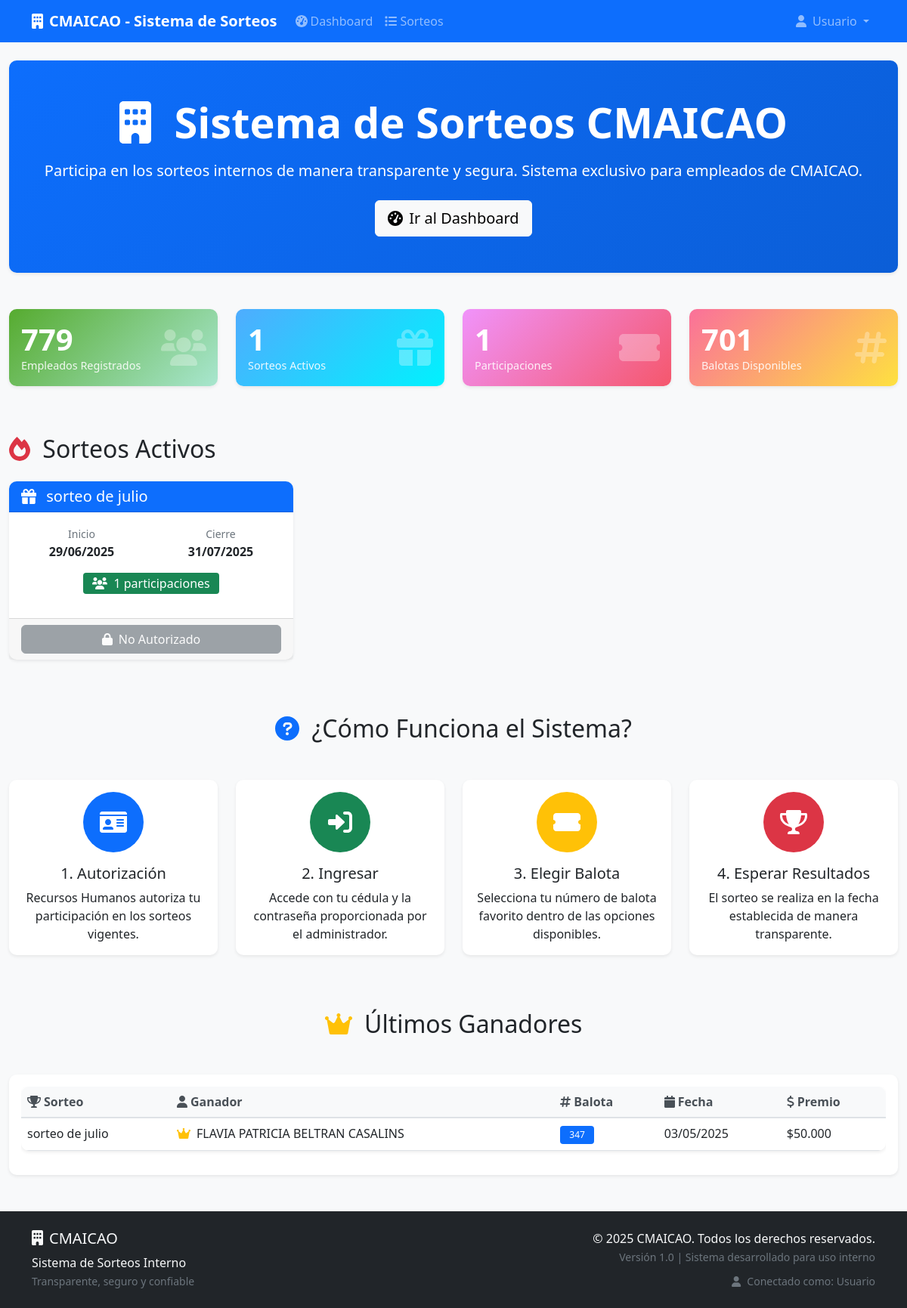
/public/index.php (signed in), run on the app's committed database.
### tables this page shows
CREATE TABLE IF NOT EXISTS `apertura_sorteo` (
  `id` int NOT NULL AUTO_INCREMENT,
  `descripcion` varchar(500) NOT NULL,
  `fecha_inicio_sorteo` date NOT NULL,
  `fecha_cierre_sorteo` date NOT NULL,
  `estado` bit(1) DEFAULT (1),
  PRIMARY KEY (`id`)
);

CREATE TABLE IF NOT EXISTS `historico_ganadores` (
  `id` int NOT NULL AUTO_INCREMENT,
  `id_balota_concursante` int NOT NULL,
  `loteria` varchar(150) NOT NULL,
  `fecha_loteria` date NOT NULL,
  `fecha_entrega_premio` date NOT NULL,
  `valor_premio` decimal(15,2) DEFAULT NULL,
  PRIMARY KEY (`id`),
  KEY `fk_historico_ganadores_id_balota_concursante_balota_concursante` (`id_balota_concursante`)
);

CREATE TABLE IF NOT EXISTS `empleados` (
  `id` int NOT NULL AUTO_INCREMENT,
  `tipo_documento` varchar(5) NOT NULL,
  `numero_documento` varchar(30) NOT NULL,
  `nombre_completo` varchar(100) NOT NULL,
  `cargo` varchar(100) NOT NULL,
  `area` varchar(100) DEFAULT NULL,
  `estado_emplado` bit(1) DEFAULT (1),
  PRIMARY KEY (`id`),
  UNIQUE KEY `uq_tipo_documento_numero_documento` (`tipo_documento`,`numero_documento`)
);

CREATE TABLE IF NOT EXISTS `balota_concursante` (
  `id` int NOT NULL AUTO_INCREMENT,
  `id_empleado_sort` int NOT NULL,
  `numero_balota` varchar(10) NOT NULL,
  `fecha_eleccion` datetime DEFAULT CURRENT_TIMESTAMP,
  PRIMARY KEY (`id`),
  UNIQUE KEY `uq_id_sorteo_numero_balota` (`id_empleado_sort`,`numero_balota`),
  KEY `fk_balota_concursante_numero_balota_balotas` (`numero_balota`)
);

### views/home.php (the view, shortened to what the rows shown need)
<?php
include VIEWS_PATH . '/layout/header.php';
$sorteosActivos = getSorteosActivos();
?>
<div class="row mb-5">
    <div class="col-12">
        <div class="card bg-gradient-primary text-white text-center">
            <div class="card-body py-5">
                <h1 class="display-4 fw-bold mb-3">
                    <i class="fas fa-building me-3"></i>
                    Sistema de Sorteos CMAICAO
                </h1>
            </div>
        </div>
    </div>
</div>
<div class="row mb-5">
    <div class="col-12">
        <h2 class="mb-4">
            <i class="fas fa-fire text-danger me-2"></i>
            Sorteos Activos
        </h2>
        <?php if (empty($sorteosActivos)): ?>
            <div class="card">
                <div class="card-body text-center py-5">
                    <i class="fas fa-calendar-times text-muted mb-3" style="font-size: 4rem;"></i>
                    <h4 class="text-muted">No hay sorteos activos en este momento</h4>
                    <p class="text-muted">Mantente atento a los anuncios internos para nuevos sorteos.</p>
                    <?php if (isLoggedIn() && isModerador()): ?>
                        <a href="index.php?action=admin&page=sorteos" class="btn btn-primary">
                            <i class="fas fa-plus me-2"></i>Crear Nuevo Sorteo
                        </a>
                    <?php endif; ?>
                </div>
            </div>
        <?php else: ?>
            <div class="row">
                <?php foreach ($sorteosActivos as $sorteo): ?>
                    <div class="col-lg-4 col-md-6 mb-4">
                        <div class="card h-100 fade-in-up">
                            <div class="card-header bg-primary text-white">
                                <h5 class="card-title mb-0">
                                    <i class="fas fa-gift me-2"></i>
                                    <?php echo htmlspecialchars($sorteo['descripcion']); ?>
                                </h5>
                            </div>
                            <div class="card-body">
                                <div class="row text-center mb-3">
                                    <div class="col-6">
                                        <small class="text-muted">Inicio</small>
                                        <div class="fw-bold">
                                            <?php echo formatDate($sorteo['fecha_inicio_sorteo'], 'd/m/Y'); ?>
                                        </div>
                                    </div>
                                    <div class="col-6">
                                        <small class="text-muted">Cierre</small>
                                        <div class="fw-bold">
                                            <?php echo formatDate($sorteo['fecha_cierre_sorteo'], 'd/m/Y'); ?>
                                        </div>
                                    </div>
                                </div>
                                <div class="text-center mb-3">
                                    <?php
                                    try {
                                        $stmt = $pdo->prepare("SELECT COUNT(*) FROM balota_concursante bc JOIN empleados_en_sorteo es ON bc.id_empleado_sort = es.id WHERE es.id_sorteo = ?");
                                        $stmt->execute([$sorteo['id']]);
                                        $participaciones = $stmt->fetchColumn();
                                    } catch (Exception $e) {
                                        $participaciones = 0;
                                    }
                                    ?>
                                    <span class="badge bg-success fs-6">
                                        <i class="fas fa-users me-1"></i>
                                        <?php echo $participaciones; ?> participaciones
                                    </span>
                                </div>
                            </div>
                            <div class="card-footer">
                                <?php if (isLoggedIn()): ?>
                                    <?php if (!isModerador()): ?>
                                        <?php if (isEmpleadoInSorteo($_SESSION['empleado_id'], $sorteo['id'])): ?>
                                            <a href="index.php?action=participar&sorteo=<?php echo $sorteo['id']; ?>"
                                               class="btn btn-primary w-100">
                                                <i class="fas fa-ticket-alt me-2"></i>Participar
                                            </a>
                                        <?php else: ?>
                                            <button class="btn btn-secondary w-100" disabled>
                                                <i class="fas fa-lock me-2"></i>No Autorizado
                                            </button>
                                        <?php endif; ?>
                                    <?php else: ?>
                                        <a href="index.php?action=admin&page=sorteos" class="btn btn-outline-primary w-100">
                                            <i class="fas fa-cog me-2"></i>Administrar
                                        </a>
                                    <?php endif; ?>
                                <?php else: ?>
                                    <a href="index.php?action=login" class="btn btn-outline-primary w-100">
                                        <i class="fas fa-sign-in-alt me-2"></i>Inicia Sesión
                                    </a>
                                <?php endif; ?>
                            </div>
                        </div>
                    </div>
                <?php endforeach; ?>
            </div>
        <?php endif; ?>
    </div>
</div>
<div class="row mb-5">
    <div class="col-12">
        <h2 class="text-center mb-5">
            <i class="fas fa-question-circle text-primary me-2"></i>
            ¿Cómo Funciona el Sistema?
        </h2>
    </div>
</div>
<div class="row mb-5">
    <div class="col-12">
        <h2 class="text-center mb-5">
            <i class="fas fa-crown text-warning me-2"></i>
            Últimos Ganadores
        </h2>
        <div class="card">
            <div class="card-body">
                <?php
                try {
                    $stmt = $pdo->query("
                        SELECT hg.*, bc.numero_balota, e.nombre_completo,
                               aps.descripcion as sorteo_nombre
                        FROM historico_ganadores hg
                        JOIN balota_concursante bc ON hg.id_balota_concursante = bc.id
                        JOIN empleados_en_sorteo es ON bc.id_empleado_sort = es.id
                        JOIN empleados e ON es.id_empleado = e.id
                        JOIN apertura_sorteo aps ON es.id_sorteo = aps.id
                        ORDER BY hg.fecha_loteria DESC
                        LIMIT 5
                    ");
                    $ganadores = $stmt->fetchAll();
                    if (empty($ganadores)):
                ?>
                    <div class="text-center py-4">
                        <i class="fas fa-trophy text-muted mb-3" style="font-size: 3rem;"></i>
                        <h5 class="text-muted">Aún no hay ganadores registrados</h5>
                        <p class="text-muted">Los ganadores aparecerán aquí una vez se registren los resultados.</p>
                    </div>
                <?php else: ?>
                    <div class="table-responsive">
                        <table class="table table-hover">
                            <thead>
                                <tr>
                                    <th><i class="fas fa-trophy me-1"></i>Sorteo</th>
                                    <th><i class="fas fa-user me-1"></i>Ganador</th>
                                    <th><i class="fas fa-hashtag me-1"></i>Balota</th>
                                    <th><i class="fas fa-calendar me-1"></i>Fecha</th>
                                    <th><i class="fas fa-dollar-sign me-1"></i>Premio</th>
                                </tr>
                            </thead>
                            <tbody>
                                <?php foreach ($ganadores as $ganador): ?>
                                    <tr>
                                        <td><?php echo htmlspecialchars($ganador['sorteo_nombre']); ?></td>
                                        <td>
                                            <i class="fas fa-crown text-warning me-1"></i>
                                            <?php echo htmlspecialchars($ganador['nombre_completo']); ?>
                                        </td>
                                        <td>
                                            <span class="badge bg-primary"><?php echo $ganador['numero_balota']; ?></span>
                                        </td>
                                        <td><?php echo formatDate($ganador['fecha_loteria'], 'd/m/Y'); ?></td>
                                        <td>
                                            <?php if ($ganador['valor_premio']): ?>
                                                $<?php echo number_format($ganador['valor_premio'], 0, ',', '.'); ?>
                                            <?php else: ?>
                                                <span class="text-muted">No especificado</span>
                                            <?php endif; ?>
                                        </td>
                                    </tr>
                                <?php endforeach; ?>
                            </tbody>
                        </table>
                    </div>
                <?php
                    endif;
                } catch (Exception $e) {
                    echo '<div class="alert alert-warning">Error al cargar los ganadores</div>';
                }
                ?>
            </div>
        </div>
    </div>
</div>
<?php include VIEWS_PATH . '/layout/footer.php'; ?>

### data on the page
apertura_sorteo: descripcion "sorteo de julio", fecha_inicio_sorteo "29/06/2025", fecha_cierre_sorteo "31/07/2025", participaciones "1", shows "No Autorizado"
historico_ganadores: apertura_sorteo.descripcion "sorteo de julio", empleados.nombre_completo "FLAVIA PATRICIA BELTRAN CASALINS", id_balota_concursante.numero_balota "347", fecha_loteria "03/05/2025", valor_premio "50.000"

### other printed values
$stats['total_empleados'] "779"
$stats['sorteos_activos'] "1"
$stats['total_participaciones'] "1"
$stats['total_balotas'] "701"
$_SESSION['nombre_completo'] "Usuario"
